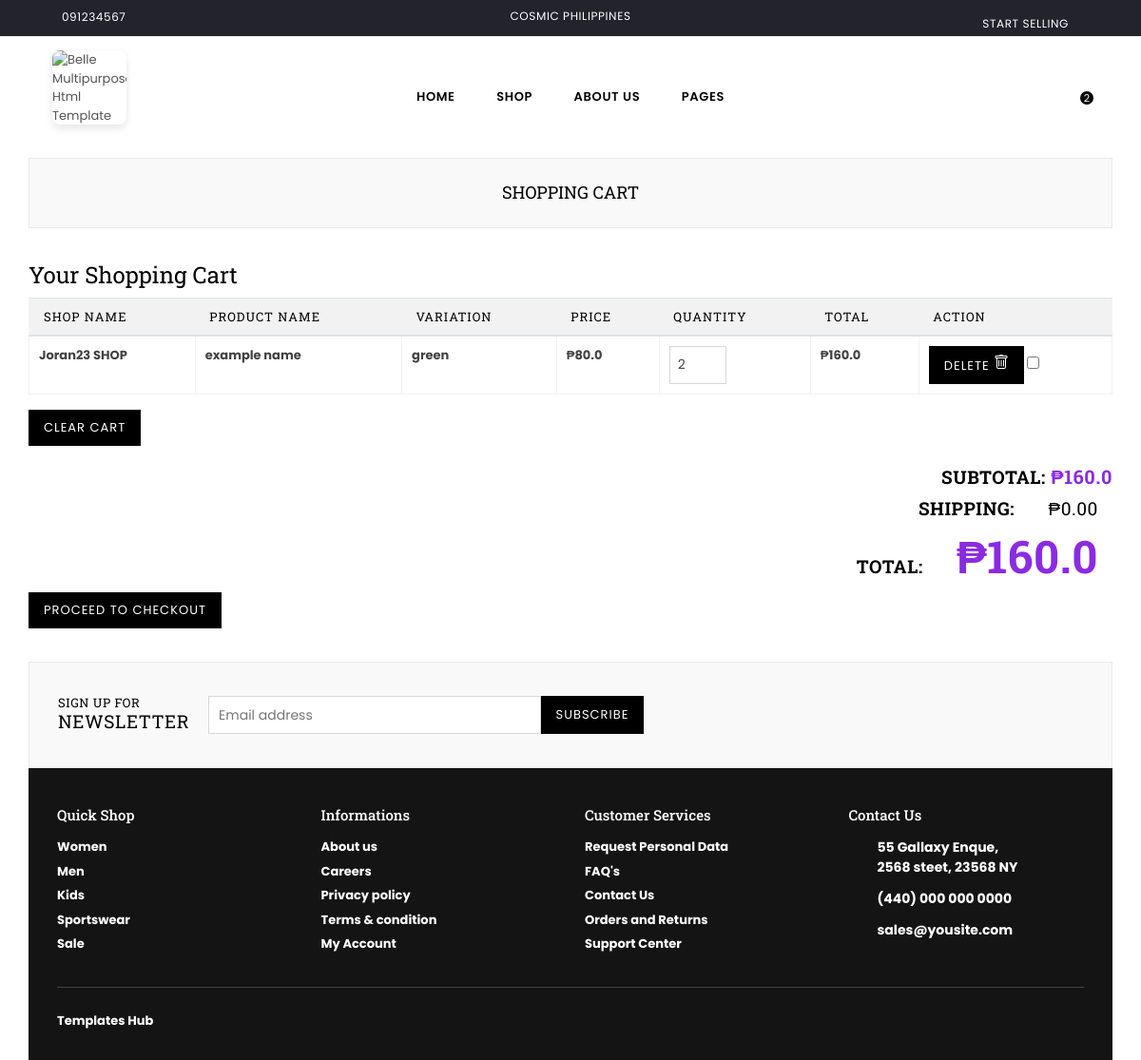
The page /cart (signed in) on the database as committed earlier.
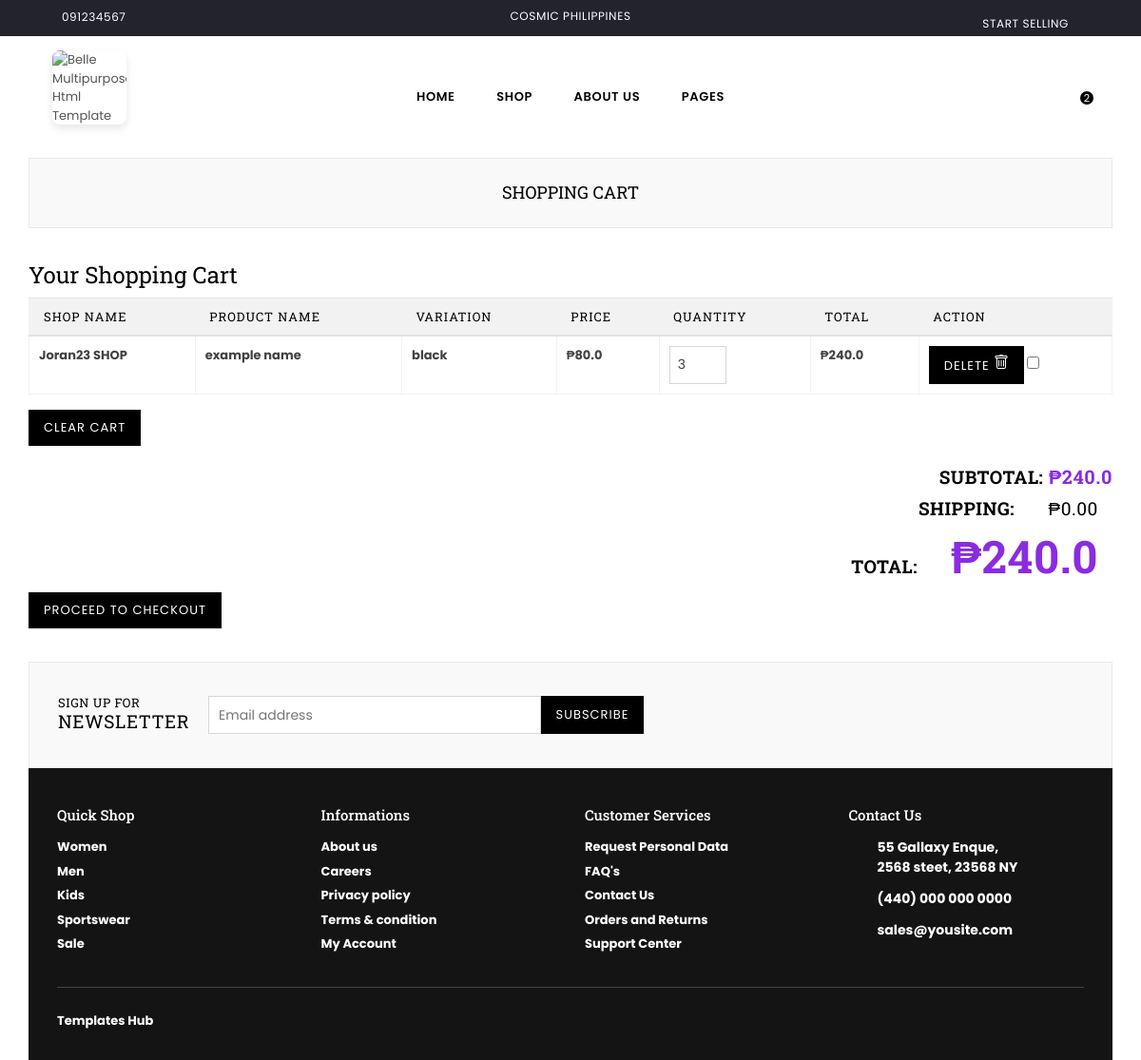
The same page on the database as committed later.
### tables this page shows
CREATE TABLE "cart" (
	"product_id"	INTEGER,
	"user_email"	TEXT,
	"name"	TEXT,
	"price"	REAL,
	"description"	TEXT,
	"quantity"	INTEGER,
	"total"	REAL,
	"variation"	TEXT,
	"discounted_price"	REAL,
	"shop_name"	TEXT,
	"shipping_fee"	REAL,
	PRIMARY KEY("product_id")
);

### app.py (the view, shortened to what this page needs)
@app.route('/cart', methods=['GET', 'POST'])
def cart():
    email = session.get('email')
    logged_in = True if email else False
    session_id = session.get('session_id')
    conn = sqlite3.connect('users.db')
    cursor = conn.cursor()
    cursor.execute('SELECT * FROM seller_account WHERE session_id =? ', (session_id,))
    user_exist = cursor.fetchone()
    selected_items = session.get('selected_items', [])
    conn = sqlite3.connect('users.db')
    cursor = conn.cursor()
    cursor.execute(
            'SELECT name, description, price, quantity, total, variation, shop_name, shipping_fee FROM cart WHERE user_email = ?',
            (email,)
        )
    cart = cursor.fetchall()
    conn.close()  # Close the connection
    subtotal = 0.0  # Initialize the subtotal as a float
    shipping_fees = set()  # Use a set to store unique shipping fees
    total = 0.0  # Initialize the total as a float
    for item in cart:
        try:
            subtotal += float(item[4])  # Attempt to convert the value to a float and add it to the subtotal
            shipping_fees.add(float(item[7]))  # Add the shipping fee to the set
        except (ValueError, TypeError):
            pass  # Ignore non-numeric values
    total_shipping_fee = sum(shipping_fees)
    total = subtotal + total_shipping_fee
    return render_template('cart.html', cart=cart, email=email, logged_in=logged_in, subtotal=subtotal, shipping=total_shipping_fee, total=total, selected_items=selected_items, user_exist=user_exist)

### app.py (called while the page is built)
@app.teardown_appcontext
def close_connection(exception):
    db = getattr(g, 'db', None)  # Use 'db' instead of '_database'
    if db is not None:
        db.close()

### templates/cart.html (shortened to what the changed rows need)
<!DOCTYPE html>
<html class="no-js" lang="en">
<head>
<link rel="stylesheet" href="/static/assets/css/plugins.css">
<link rel="stylesheet" href="/static/assets/css/bootstrap.min.css">
<link rel="stylesheet" href="/static/assets/css/style.css">
<link rel="stylesheet" href="/static/assets/css/responsive.css">
<link rel="stylesheet" href="https://cdn.jsdelivr.net/npm/sweetalert2@11.1.4/dist/sweetalert2.min.css">
</head>
<body class="page-template belle cart-variant1">
<div class="pageWrapper">
    <div class="container">
          <div id="page-content">
            <div class="page section-header text-center">
                <div class="page-title">
                    <div class="wrapper"><h1 class="page-width">Shopping Cart</h1></div>
                  </div>
            </div>
        <h1>Your Shopping Cart</h1>
        <form action="/cart" method="post" class="cart" id="cartForm">
            <table class="table">
                <thead>
                    <tr>
                        <th>Shop Name</th>
                        <th>Product Name</th>
                        <th>Variation</th>
                        <th>Price</th>
                        <th>Quantity</th>
                        <th>Total</th>
                        <th>Action</th>
                    </tr>
                </thead>
                <tbody>
                    {% for item in cart %}
                    <tr>
                        <td>{{ item[6] }}</td>
                        <td>{{ item[0] }}</td>
                        <td>{{ item[5] }}</td>
                        <td>₱{{ item[2] }}</td>
                        <td>
                            <input type="number" name="quantity_{{ item[0] }}" value="{{ item[3]|int }}" min="1" class="quantity-input" onchange="updateCart('{{ item[0] }}', this.value)">
                        </td>
                        <td>
                            <span id="total_{{ item[0] }}">₱{{ item[4] }}</span>
                        </td>
                        <td>
                            <form action="{{ url_for('delete_item') }}" method="post" class="delete-form">
                                <button type="submit" class="btn btn-danger">Delete
                                </button>
                            </form>
                            <input type="checkbox" name="selected_items[]" value="{{ item[0] }}" class="item-checkbox" data-shipping-fee="{{ item[7] }}" {% if item[0] in selected_items %}checked{% endif %}>
                        </td>
                    </tr>
                    {% endfor %}
                </tbody>
            </table>
            <div class="text-right">
                <div class="subtotal-form">
                    <h2><b>Subtotal:<span id="subtotal" class="subtotal-value">
                        ₱{{ subtotal|round(2) }}
                    </span></h2>
                    <h2><span class="col-12 col-sm-6 cart__subtotal-title"><b>Shipping:</b></span> <span id="shipping" class="col-12 col-sm-6 text-right">₱0.00</span></h2>
                    <h2><span class="col-12 col-sm-6 cart__subtotal-title"><b>Total:</b></span> <span id="total" class="col-12 col-sm-6 text-right total-value" style="font-size: 250%;">₱{{ total|round(2) }}</span></h2>
                </div>
            </div>
            </div>
</body>
</html>

Rows that differ between the two databases and show on the page:
changed cart "Joran23 SHOP": variation "green" → "black"; quantity "2" → "3"; total "160.0" → "240.0"
Other text that changed with them:
{{ subtotal|round(2) }}: "160.0" → "240.0"
{{ total|round(2) }}: "160.0" → "240.0"
